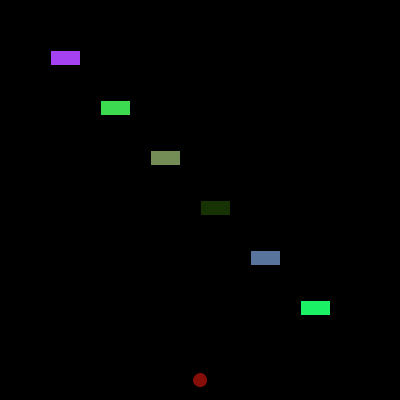
Frame 1 (no input)
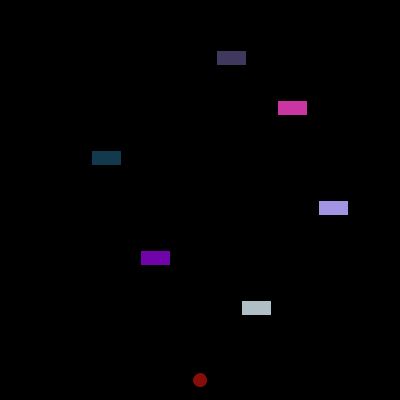
Frame 60 (the mouse pressed at the canvas centre just before this capture)
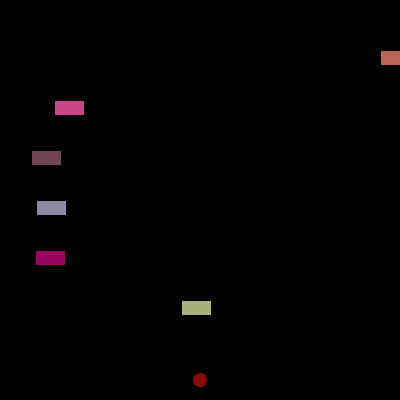
Frame 120 (the mouse held since frame 60 and released just before this capture)

The Processing sketch that drew these frames (run headless with seeded random() and noise(); from frame 60 on, the mouse is pressed at the canvas centre):

// Processing sketch: Frogger
// ── Frogger.pde
int x = 200;
int y = 380;
car b = new car(100, 100, 3, 30);
car d = new car(200, 200, 2, 30);
car f = new car(300, 300, 1, 30);
car a = new car(50, 50, 4, 30);
car c = new car(150, 150, 1, 30);
car e = new car(250, 250, 5, 30);

void setup() {
  size(400, 400);
}


void draw() {
  background(0, 0, 0);
  fill(134, 14, 9);
  ellipse(x, y, 15, 15);
  
  a.display();
  b.display();
  c.display();
  d.display();
  e.display();
  f.display();
  
  a.LCarMove();
  b.RCarMove();
  c.LCarMove();
  d.RCarMove();
  e.RCarMove();
  f.LCarMove();
  
  if(intersects(a) == true) {
    x = 200;
    y = 380;
  }
  
  if(intersects(b) == true) {
    x = 200;
    y = 380;
  }
  
  if(intersects(c) == true) {
    x = 200;
    y = 380;
  }
  
  if(intersects(d) == true) {
    x = 200;
    y = 380;
  }
  
  if(intersects(e) == true) {
    x = 200;
    y = 380;
  }
  
  if(intersects(f) == true) {
    x = 200;
    y = 380;
  }
  
  
  
  
}

void keyPressed()
{
      if(key == CODED){
        if(y > 0) {
            if(keyCode == UP)
            {
                  y -= 10;
            }
        }
        if(y < 400) {
             if(keyCode == DOWN)
            {
                  y += 10; 
            }
        }
        if(x < 400) {
             if(keyCode == RIGHT)
            {
                  x += 10;
            }
        }
        if(x > 0) {
             if(keyCode == LEFT)
            {
                  x -= 10;
            }
        }
      }
}
public class car {
  int CarX;
  int CarY;
  int Carspeed;
  int size;
  

public car(int CarX, int CarY, int Carspeed, int size) {
 this.CarX = CarX;
 this.CarY = CarY;
 this.Carspeed = Carspeed;
 this.size = size;
 

}

void display() 
{
      fill(random(0, 255), random(0,255),random(0, 255));
      
      rect(CarX, CarY, size, 15);
}

void LCarMove() {
  CarX = CarX - Carspeed;
  if(CarX < 0) {
    CarX = width;
    
  }
}
void RCarMove() {
  CarX = CarX + Carspeed;
  if(CarX > 400) {
    CarX = width - 400;
  }
}

int getX() {
  return CarX;
}

int getY() {
  return CarY;
}

int getSize() {
  return size;
}
}

boolean intersects(car ca) {
      if ((y > ca.getY() && y < ca.getY()+30) && (x > ca.getX() && x < ca.getX()+ca.getSize()))
      {
             return true;
      }
      else 
      {
             return false;
      }
}
